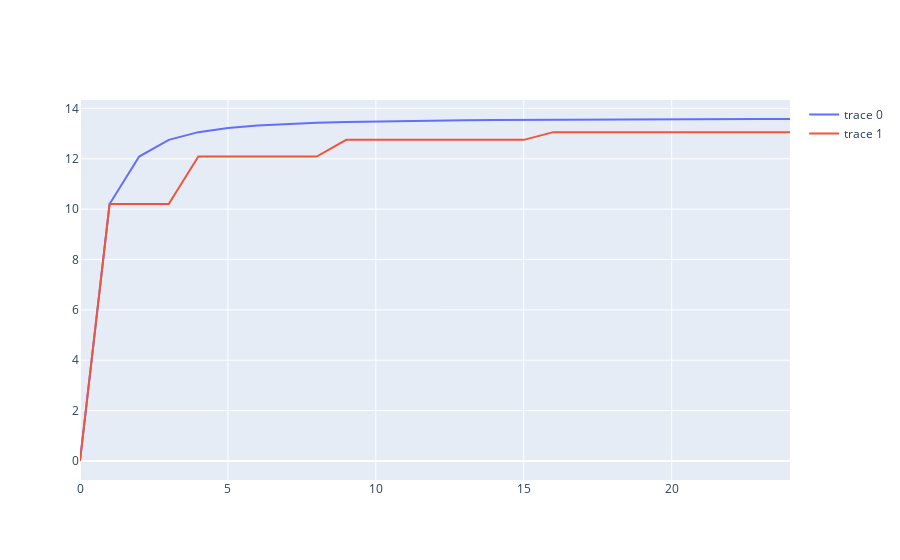

The cell this chart's notebook holds for it:
### Code cell
# import plotly.graph_objects as go
# fig = go.Figure()
# fig.add_scatter(x=merged.index, y = merged["energy_1"])
# fig.add_scatter(x=merged.index, y = merged["energy_2"])

### Figure 1 — Plotly figure (JSON) as saved in the notebook; plotly's stock layout.template omitted (floating-point values rounded to 4 significant figures)
{"data": [{"type": "scatter", "x": [0, 1, 2, 3, 4, 5, 6, 7, 8, 9, 10, 11, 12, 13, 14, 15, 16, 17, 18, 19, 20, 21, 22, 23, 24], "y": [0, 10.2, 12.09, 12.75, 13.05, 13.22, 13.32, 13.39, 13.43, 13.46, 13.49, 13.5, 13.52, 13.53, 13.54, 13.55, 13.55, 13.56, 13.56, 13.56, 13.57, 13.57, 13.57, 13.57, 13.58]}, {"type": "scatter", "x": [0, 1, 2, 3, 4, 5, 6, 7, 8, 9, 10, 11, 12, 13, 14, 15, 16, 17, 18, 19, 20, 21, 22, 23, 24], "y": [0, 10.2, 10.2, 10.2, 12.09, 12.09, 12.09, 12.09, 12.09, 12.75, 12.75, 12.75, 12.75, 12.75, 12.75, 12.75, 13.05, 13.05, 13.05, 13.05, 13.05, 13.05, 13.05, 13.05, 13.05]}], "layout": {}}
